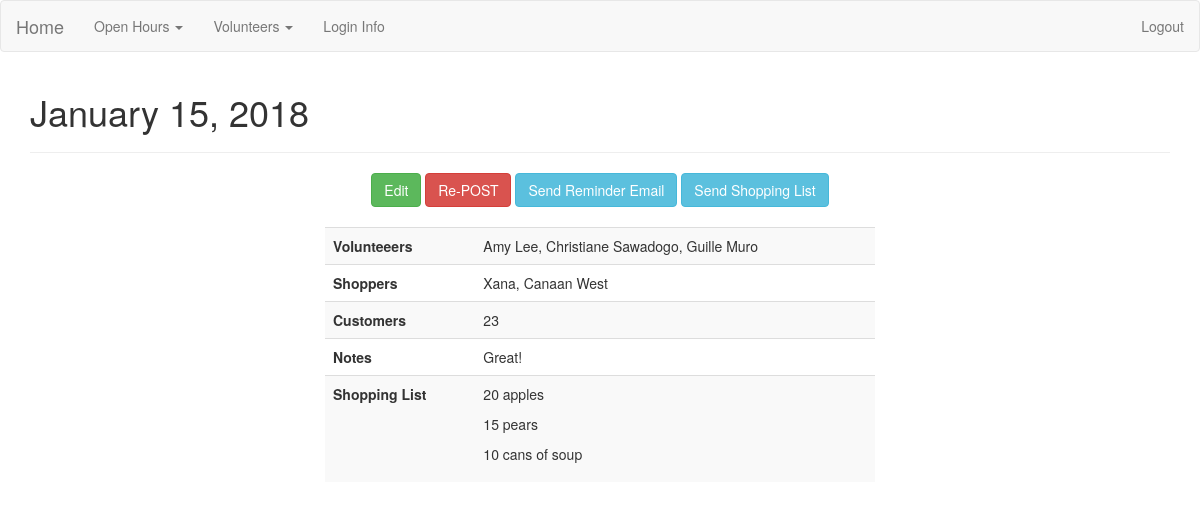
Page /openhours/6 (signed in) on the committed database.
### app/models.py (models this page shows, shortened)
class Openhour(db.Model):
    id = db.Column(db.Integer(), primary_key=True)
    date = db.Column(db.DateTime(), unique=True)
    posted = db.Column(db.Boolean)
    volunteers = db.relationship('Volunteer', secondary=openhour_volunteers, backref='openhourvols', lazy='dynamic')
    shoppers = db.relationship('Volunteer', secondary=openhour_shoppers, backref='openhourshoppers', lazy='dynamic' )
    notes = db.relationship('Note', backref='openhournotes', lazy=True)

class Volunteer(db.Model):
    id = db.Column(db.Integer(), primary_key=True)
    name = db.Column(db.String(100), unique=True)
    role = db.Column(db.String(50))
    email = db.Column(db.String(255), nullable=False)
    active = db.Column(db.Boolean)
    openhours = db.relationship('Openhour', secondary=openhour_volunteers, backref='ohvolunteers', lazy='subquery')
    openhour_shoppers = db.relationship('Openhour', secondary=openhour_shoppers, backref='ohshoppers', lazy='subquery')
    notes = db.relationship('Note', backref='openhour', lazy=True)

class Note(db.Model):
    id=db.Column(db.Integer(), primary_key=True)
    openhour_id = db.Column(db.Integer, db.ForeignKey('openhour.id'), nullable=False)
    author = db.Column(db.Integer(), db.ForeignKey('volunteer.id'))
    customers = db.Column(db.Integer())
    body = db.Column(db.Text())
    shopping = db.Column(db.Text())

### app/openhours/views.py (the view)
@openhours_blueprint.route('/<string:id>')
@admin_logged_in
def show_openhour(id):
    openhour = Openhour.query.get(id)
    if openhour.notes:
        notes = openhour.notes[0]
    else:
        notes = False
    return render_template('openhour.html', openhour=openhour, notes=notes)

### app/login_helpers.py (called while the page is built)
def admin_logged_in(f):
    @wraps(f)
    def wrap(*args, **kwargs):
        if 'user' in session and session['user']=='admin':
            return f(*args, **kwargs)
        else:
            flash('You must have admin privileges to complete this action', 'danger')
            return redirect(url_for('index'))
    return wrap

### app/openhours/templates/openhour.html (shortened to what this page needs)
{% extends 'layout.html' %}
{% block body %}
  <h1>{{ openhour.date.strftime('%B %d, %Y') }}</h1>
  <hr>
    <div class="form">
      <div class="menu-center">
        <a class="btn btn-success" href="{{openhour.id}}/edit">Edit</a>
        {% if openhour.posted == False %}
          <a class="btn btn-info" href="{{openhour.id}}/post">POST</a>
        {% else %}
          <a class="btn btn-danger" href="{{openhour.id}}/post">Re-POST</a>
        {% endif %}
        <a class="btn btn-info" href="{{openhour.id}}/reminder_email">Send Reminder Email</a>
        <a class="btn btn-info" href="{{openhour.id}}/shopping_email">Send Shopping List</a>
      </div>
      <table class="table table-striped">
        <tr>
          <th>
            Volunteeers
          </th>
          <td>
            {% for volunteer in openhour.volunteers %}
              {{volunteer.name}}{{ "," if not loop.last }}
            {% endfor %}
          </td>
        </tr>
        <tr>
          <th>
            Shoppers
          </th>
          <td>
            {% for shopper in openhour.shoppers %}
              {{shopper.name}}{{ "," if not loop.last }}
            {% endfor %}
          </td>
        </tr>
        {% if openhour.notes %}
          <tr>
            <th>
              Customers
            </th>
            <td>
              {{ notes.customers }}
            </td>
          </tr>
          <tr>
            <th>
              Notes
            </th>
            <td>{{ notes.body | safe }}</td>
          </tr>
          <tr>
            <th>
              Shopping List
            </th>
            <td>{{ notes.shopping | safe }}</td>
          </tr>
          {% endif %}
      </table>
    {% endblock %}

### app/static/css/style.css (style rules this page uses)
.form { max-width: 550px; margin: 0 auto; }
.table { max-width: 900px; margin: 0 auto; }
.menu-center { text-align: center; }
.menu-center .btn { margin-bottom: 20px; }

### rows in the picture
Openhour: date "January 15, 2018"
Volunteer: name "Amy Lee", last ","
Volunteer: name "Christiane Sawadogo", last ","
Volunteer: name "Guille Muro"
Volunteer: name "Xana", last ","
Volunteer: name "Canaan West"
Note: customers "23", body "Great!", shopping "20 apples 15 pears 10 cans of soup"
